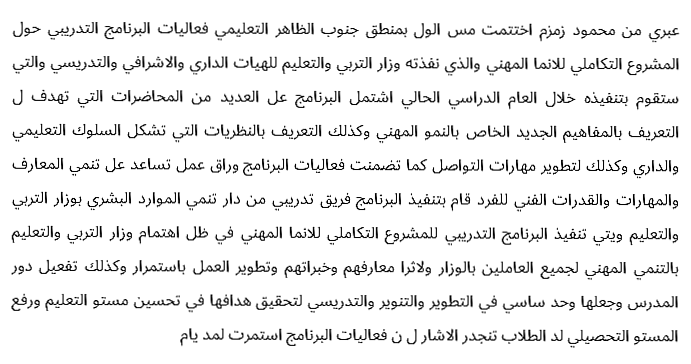
#> input picture SalahNewPaper/image.png, 691 x 364 px
$ python main.py   (older library calls are emulated)
#> lines starting #> are read from the running program, lines starting #| are printed output that depends on the picture; after the words box and inside, x2 and y2 are one past the last pixel; in counts of white or black regions, pixels touching at a corner belong together
import cv2
import matplotlib.pyplot as plt
import numpy as np
from skimage.feature import match_template
from scipy import stats

def ShowImageCV2(image):
    cv2.imshow("Image", image)
    cv2.waitKey(0)
    cv2.destroyAllWindows()

def ShowImagePlt(images,titles=None):
    try:
        n_ims = len(images)
        if titles is None: titles = ['(%d)' % i for i in range(1,n_ims + 1)]
        fig = plt.figure()
        n = 1
        for image,title in zip(images,titles):
            a = fig.add_subplot(1,n_ims,n)
            if image.ndim == 2:
                plt.gray()
            plt.imshow(image)
            a.set_title(title)
            n += 1
        fig.set_size_inches(np.array(fig.get_size_inches()) * n_ims)
        plt.show()
    except:
        print('\nCheck square braces [ ]\n')

def correct_skew(thresh):
    coords = np.column_stack(np.where(thresh > 0))
    angle = cv2.minAreaRect(coords)[-1]
    if angle < -45:
	    angle = -(90 + angle)
    else:
	    angle = -angle

    (h, w) = thresh.shape[:2]
    center = (w // 2, h // 2)
    M = cv2.getRotationMatrix2D(center, angle, 1.0)
    rotated = cv2.warpAffine(thresh, M, (w, h), flags=cv2.INTER_CUBIC, borderMode=cv2.BORDER_REPLICATE)
    return rotated

def threshold(image):
    thresholded = np.copy(image)
    _, thresholded = cv2.threshold(thresholded, 127, 255, cv2.THRESH_BINARY_INV)
    # thresholded = thresholded // 255
    return thresholded

def VerticalProjection(image):
    return (np.sum(image, axis = 0))//255

def HorizontalProjection(image):
    return (np.sum(image, axis = 1))//255

#Algo 1 Region####################################################################################################

def globalPeaks(HP):
    global_peaks = []
    global_peaks_indices = []
    region = []
    region_start = 0
    region_end = 0
    flag = 0
    regions_list = [] # 2D Array
    region_indices = []
    local_max = 0
    local_max_index = 0
    for index,value in enumerate(HP):
        # Ana 0 w gy mn 0
        if value == 0 and flag == 0:
            region = []
            region_start = 0
            region_end = 0

        # Ana msh 0 w gy mn 0 yb2a ana awel wa7ed
        elif value != 0 and flag == 0:
            flag = 1
            region_start = index
            region.append(value)
            if value > local_max:
                local_max = value
                local_max_index = index

        # Ana msh 0 w gy mn msh 0 wely ba3dy msh 0 yb2a ana fel nos
        elif value != 0 and HP[index+1] != 0:
            flag = 1
            region.append(value)
            if value > local_max:
                local_max = value
                local_max_index = index

        # Ana msh 0 w gy mn msh 0 wely ba3dy 0 yb2a ana fel a5er
        elif value != 0 and HP[index+1] == 0:
            region.append(value)
            region_end = index

            regions_list.append(region)
            region_indices.append((region_start,region_end))

            global_peaks.append(local_max)
            global_peaks_indices.append(local_max_index)

            flag = 0
            local_max = 0
            local_max_index = 0
            region = []
            region_end = 0
            region_start = 0
    return global_peaks, global_peaks_indices

def drawLines(TR, MPL):
    TR_copy = np.copy(TR)
    for i in MPL:
        TR_copy[i,:] = 255
    return TR_copy


def extractLines(TR):
    lines = []
    width = TR.shape[1]
    TR_copy = np.copy(TR)
    number_of_labels, labels, stats_per_region, centroids = cv2.connectedComponentsWithStats(TR_copy, 4, cv2.CV_32S)
    for i in range(1,number_of_labels):
        area = stats_per_region[i, cv2.CC_STAT_AREA]
        if area <= width:
            continue
        left = stats_per_region[i,cv2.CC_STAT_LEFT]
        top = stats_per_region[i,cv2.CC_STAT_TOP]
        width = stats_per_region[i,cv2.CC_STAT_WIDTH]
        height = stats_per_region[i,cv2.CC_STAT_HEIGHT] + 1 # + 1 to get dots
        lines.append(TR_copy[top:top+height,left:left+width])
        # cv2.rectangle(TR_copy, (left,top), (left+width, top+height), (255,255,255), 1)
        # ShowImagePlt([TR_copy])
    return lines
'''
# HABD
def remove_line(line):
    line_copy = np.copy(line)
    HP = HorizontalProjection(line_copy)
    MP = np.max(HP)
    BLI = np.where(HP == MP)[0][0]
    for i in range(line_copy.shape[1]):
        if line_copy[BLI-1,i] == 0 and line_copy[BLI+1,i] == 0:
            line_copy[BLI,i] = 0
# HABD DONE
'''

def line_segmentation(TR): # Algo 1
    HP    = []
    MP    = []
    MPL   = []
    TR_copy = np.copy(TR)
    lines_with_baseline = []
    lines_without_baseline = []
    regions_indices = []

    HP = HorizontalProjection(TR)
    MP, MPL = globalPeaks(HP)
    TR = drawLines(TR, MPL)
    lines_with_baseline = extractLines(TR)
    # HABD
    # lines_without_baseline = remove_line(lines_with_baseline[0])
    # DONE

    # Get original lines without horizontal line
    # TODO: El performance etfasha5
    for line in lines_with_baseline:
        result = match_template(TR_copy, line)
        ij = np.unravel_index(np.argmax(result), result.shape)
        left, top = ij[::-1]
        height, width = line.shape
        lines_without_baseline.append(TR_copy[top:top+height,left:left+width])
        # cv2.rectangle(TR_copy, (left,top), (left+width, top+height), (255,255,255), 1)
        # ShowImageCV2(TR_copy)

    '''
    Using region indices
    for i in regions_indices:
        lines_with_baseline.append(TR[i[0]:i[1],:])
    '''
    return lines_with_baseline, lines_without_baseline

#Algo 2 Region####################################################################################################

class SepReg():
    # lw msheet 3la gap_indices 7atal3 el gap nafso
    # lw msheet 3la min w max 7aral3 el SW
    minColumnIndex: int = 0
    maxColumnIndex: int = 0
    length: int = 0
    SW = []
    gap = []
    segmentType = ""
    gap_indices = []
    gap_length: int = 0
    penSize = 0
    def setPenSize(self):
        PS = 0
        VP = VerticalProjection(self.SW)
        print(VP)
        HP = HorizontalProjection(self.SW)
        if np.max(HP) > np.max(VP):
            PS = stats.mode(VP[VP > 0])[0][0]
            print(PS)
        else:
            PS = stats.mode(HP[HP > 0])[0][0]
        self.penSize = PS

def MainBinaryLineImage(line, oline):
    line_copy = np.copy(line)
    number_of_labels, labels, stats_per_region, centroids = cv2.connectedComponentsWithStats(line_copy, 4, cv2.CV_32S)
    sizes = stats_per_region[:,-1]
    max_label = 1
    max_size = sizes[1]
    for i in range(2,number_of_labels):
        if sizes[i] > max_size:
            max_label = i
            max_size = sizes[i]
    MBLI = np.zeros(labels.shape)
    MBLI[labels == max_label] = 255
    logical_and = np.logical_and(np.array(MBLI),np.array(oline))
    bitwise_and = np.zeros(logical_and.shape)
    bitwise_and[logical_and == False] = 0
    bitwise_and[logical_and == True] = 255
    MBLI = bitwise_and
    return MBLI

def mergeContinuousIndices(lst):
    res = [[lst[0]]]
    for i in range(1, len(lst)):
        if lst[i-1]+1 == lst[i]:
            res[-1].append(lst[i])
        else:
            res.append([lst[i]])
    SR_array = []
    for i in res:
        SR = SepReg()
        SR.gap_indices = i
        SR_array.append(SR)
    return SR_array

def words_line_segmentation(DBLI, MBLI): # Algo 2
    VP = []
    SI = []
    WSL = []
    VP = VerticalProjection(MBLI)
    SI = (np.where(np.copy(VP) == 0))[0]
    SR = mergeContinuousIndices(SI)

    for i in range(0,len(SR)-1):
        SR[i].minColumnIndex = np.max(SR[i].gap_indices) + 1
        SR[i].maxColumnIndex = np.min(SR[i+1].gap_indices)
        SR[i].SW = MBLI[:,SR[i].minColumnIndex:SR[i].maxColumnIndex]
        SR[i].setPenSize()
        SR[i].gap_length = len(SR[i+1].gap_indices)

    for i in range(0,len(SR)-1):
        # TODO: Pen Size is strangely calculated in some cases
        # Ask about stats.mode if more than one value is the MFV
        if SR[i].gap_length > ((SR[i].penSize + SR[i+1].penSize)/2):
            SR[i].segmentType = "wordSegment"
            print("Word")
        else:
            SR[i].segmentType = "subWordSegment"
            print("SubWord")
            np.append(SR[i+1].SW, SR[i].SW, axis=1)
            diacriticsSegment = DBLI[:,np.min(SR[i].minColumnIndex):np.max(SR[i+1].maxColumnIndex)]
            bodySegment = MBLI[:,np.min(SR[i].minColumnIndex):np.max(SR[i+1].maxColumnIndex)]
            WSL.append(diacriticsSegment + bodySegment)
            ShowImagePlt([diacriticsSegment + bodySegment])
    return WSL

        # [13 lines of commented-out code are left out]

def main():
    image = cv2.imread("image.png", cv2.IMREAD_GRAYSCALE)
#> image is the input picture: shape (364, 691); min 0, max 255, mean 237.8
    image = np.array(image)
    image = threshold(image)
#> in threshold, `_, thresholded = cv2.threshold(thresholded, 127, 255, cv2.THRESH_BINAR..`:
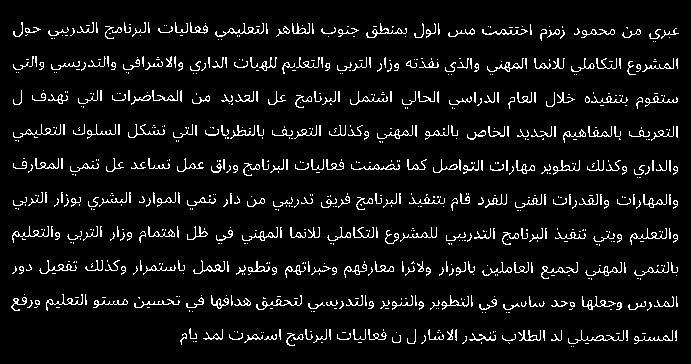
#> thresholded: shape (364, 691); 6.6% white in thin lines or dots, all inside (x1, y1, x2, y2) = (11, 22, 679, 347)
    # ShowImageCV2(image)

    lines_with_baseline, lines_without_baseline = line_segmentation(image)
#> in line_segmentation, `HP = HorizontalProjection(TR)`: HP = 364 values, max 271 at index 304, min 0 at index 0, mean 45.28
#> the loop in globalPeaks, `for index,value in enumerate(HP):` made 364 passes
#> (value, flag, region_start, local_max, local_max_index) on passes 23, 57: (11, 1, 22, 11, 22), (10, 1, 56, 10, 56)
#> (value, flag, local_max, local_max_index, region_start) on pass 42: (2, 0, 0, 0, 0)
#> after the loop in globalPeaks, `for index,value in enumerate(HP):`: global_peaks = [257, 230, 235, 258, 249, 232, 237, 259, 271, 215]; global_peaks_indices = [32, 66, 100, 134, 168, 202, 236, 270, 304, 339]; region_indices = [(22, 41), (56, 74), (90, 108), (124, 142), (158, 175), (177, 210), (226, 245), (260, 279), (294, 312), (328, 346)]; regions_list = 10 items
#> in line_segmentation, `MP, MPL = globalPeaks(HP)`: MP = [257, 230, 235, 258, 249, 232, 237, 259, 271, 215]; MPL = [32, 66, 100, 134, 168, 202, 236, 270, 304, 339]
#> the loop in drawLines, `for i in MPL:` made 10 passes
#> i on passes 1 to 10: 32, 66, 100, 134, 168, 202, 236, 270, 304, 339
#> after the loop in drawLines, `for i in MPL:`:
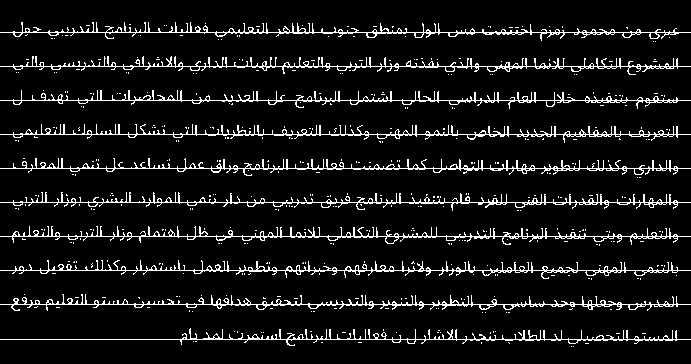
#> TR_copy: shape (364, 691); 8.3% white in thin lines or dots, all inside (x1, y1, x2, y2) = (0, 22, 691, 347)
#> in extractLines, `number_of_labels, labels, stats_per_region, centroids = cv2.connectedC..`:
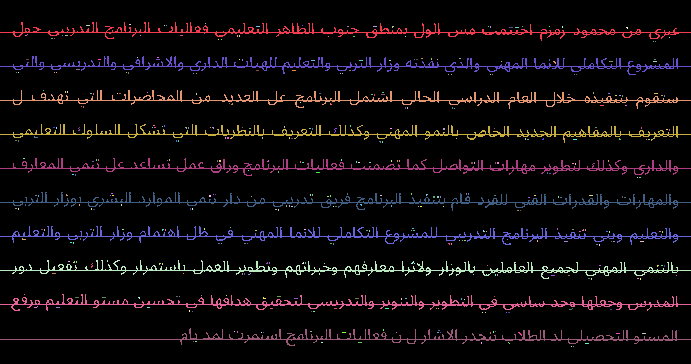
#> labels: shape (364, 691) int32; 405 distinct labels, from 0 to 404; one colour per label, 0 black
#> in extractLines, `number_of_labels, labels, stats_per_region, centroids = cv2.connectedC..`: number_of_labels = 405; stats_per_region = 405 rows, first 6: [0, 0, 691, 364, 230575], [0, 22, 691, 19, 1969], [205, 23, 1, 1, 1], [86, 25, 4, 1, 4], [129, 24, 2, 1, 2], [164, 25, 1, 1, 1]; centroids = 405 pairs, first value 15.5 to 676, second value 23 to 346
#> the loop in extractLines, `for i in range(1,number_of_labels):` made 404 passes
#> (area, left, top, width, height) on passes 1, 37: (1969, 0, 22, 691, 20), (2128, 0, 56, 691, 20)
#> after the loop in extractLines, `for i in range(1,number_of_labels):`: lines = 10 items
#> the loop in line_segmentation, `for line in lines_with_baseline:` made 10 passes
#> (ij, top, height) on passes 1 to 10: ((22, 0), 22, 20), ((56, 0), 56, 20), ((90, 0), 90, 20), ((124, 0), 124, 20), ((158, 0), 158, 19), ((192, 0), 192, 20), ((226, 0), 226, 20), ((260, 0), 260, 20), ((294, 0), 294, 18), ((328, 0), 328, 19)
#> lines_with_baseline = 10 items; lines_without_baseline = 10 items
    # [6 lines of commented-out code are left out]
    line  = lines_with_baseline[0]
    oline = lines_without_baseline[0]
    # ShowImagePlt([line])
    MBLI = MainBinaryLineImage(line,oline)
#> in MainBinaryLineImage, `number_of_labels, labels, stats_per_region, centroids = cv2.connectedC..`: number_of_labels = 37; stats_per_region = 37 rows, first 6: [0, 0, 691, 20, 11783], [0, 0, 691, 19, 1969], [205, 1, 1, 1, 1], [86, 3, 4, 1, 4], [129, 2, 2, 1, 2], [164, 3, 1, 1, 1]; centroids = 37 pairs, first value 26 to 669, second value 1 to 19
#> in MainBinaryLineImage, `sizes = stats_per_region[:,-1]`: sizes = 37 values, max 11783 at index 0, min 1 at index 2, mean 373.5
#> in MainBinaryLineImage, `max_size = sizes[1]`: max_size = 1969
#> after the loop in MainBinaryLineImage, `for i in range(2,number_of_labels):`: max_label = 1; max_size = 1969
    DBLI = oline - MBLI
    WSL = words_line_segmentation(DBLI, MBLI)
#> in words_line_segmentation, `VP = VerticalProjection(MBLI)`: VP = 691 values, max 12 at index 22, min 0 at index 0, mean 2.22
#> in words_line_segmentation, `SI = (np.where(np.copy(VP) == 0))[0]`: SI = 161 values from 0 to 690
#> in mergeContinuousIndices, `res = [[lst[0]]]`: res = [[0]]
#> after the loop in mergeContinuousIndices, `for i in range(1, len(lst)):`: res = 33 items, first 6: [0, 1, 2, 3, 4, 5, 6, 7, 8, 9, 10, 11, 12], [23, 24], [41, 42, 43, 44, 45, 46, 47], [69], [75, 76], [94, 95]
#> the loop in mergeContinuousIndices, `for i in res:` made 33 passes
#> SR.gap_indices on passes 1, 2, 3, 5, 6, 7, 8, 10, 11, 12, 13, 14: [0, 1, 2, 3, 4, 5, 6, 7, 8, 9, 10, 11, 12], [23, 24], [41, 42, 43, 44, 45, 46, 47], [75, 76], [94, 95], [98, 99, 100, 101, 102, 103, 104], [122, 123], [146, 147], [150, 151, 152, 153, 154, 155, 156, 157], [173, 174], [188, 189], [208, 209, 210, 211, 212, 213, 214]
#> (i, SR.gap_indices) on passes 4, 9, 30: ([69], [69]), ([131], [131]), ([580], [580])
#> after the loop in mergeContinuousIndices, `for i in res:`: SR_array = 33 items
#> the loop in words_line_segmentation, `for i in range(0,len(SR)-1):` made 1 pass
#| [ 4.  5.  2.  1.  1.  1.  2.  2.  6. 12.]

    # [19 lines of commented-out code are left out]

#> (the run stopped early here; a loop or call above may not have finished)
